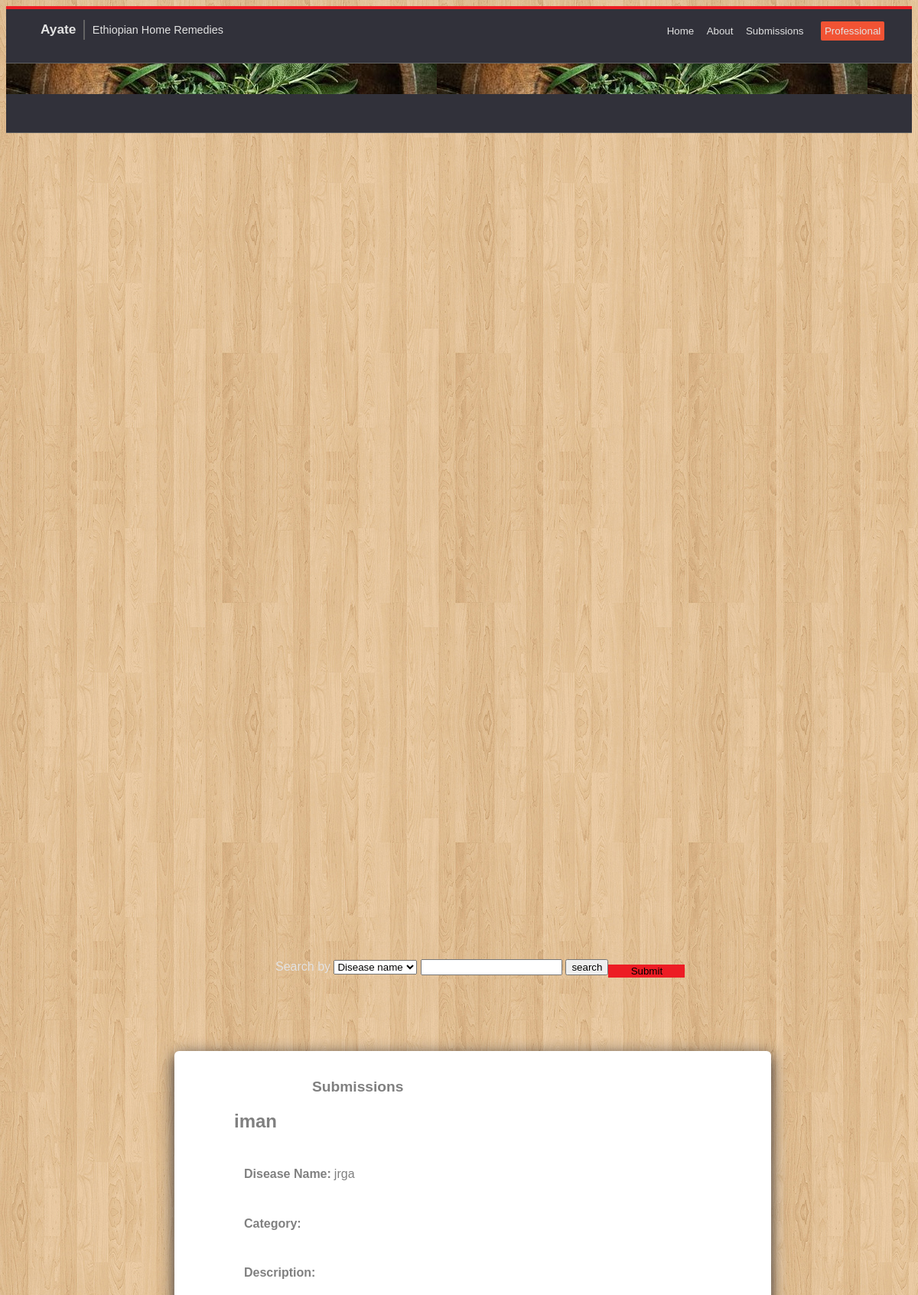
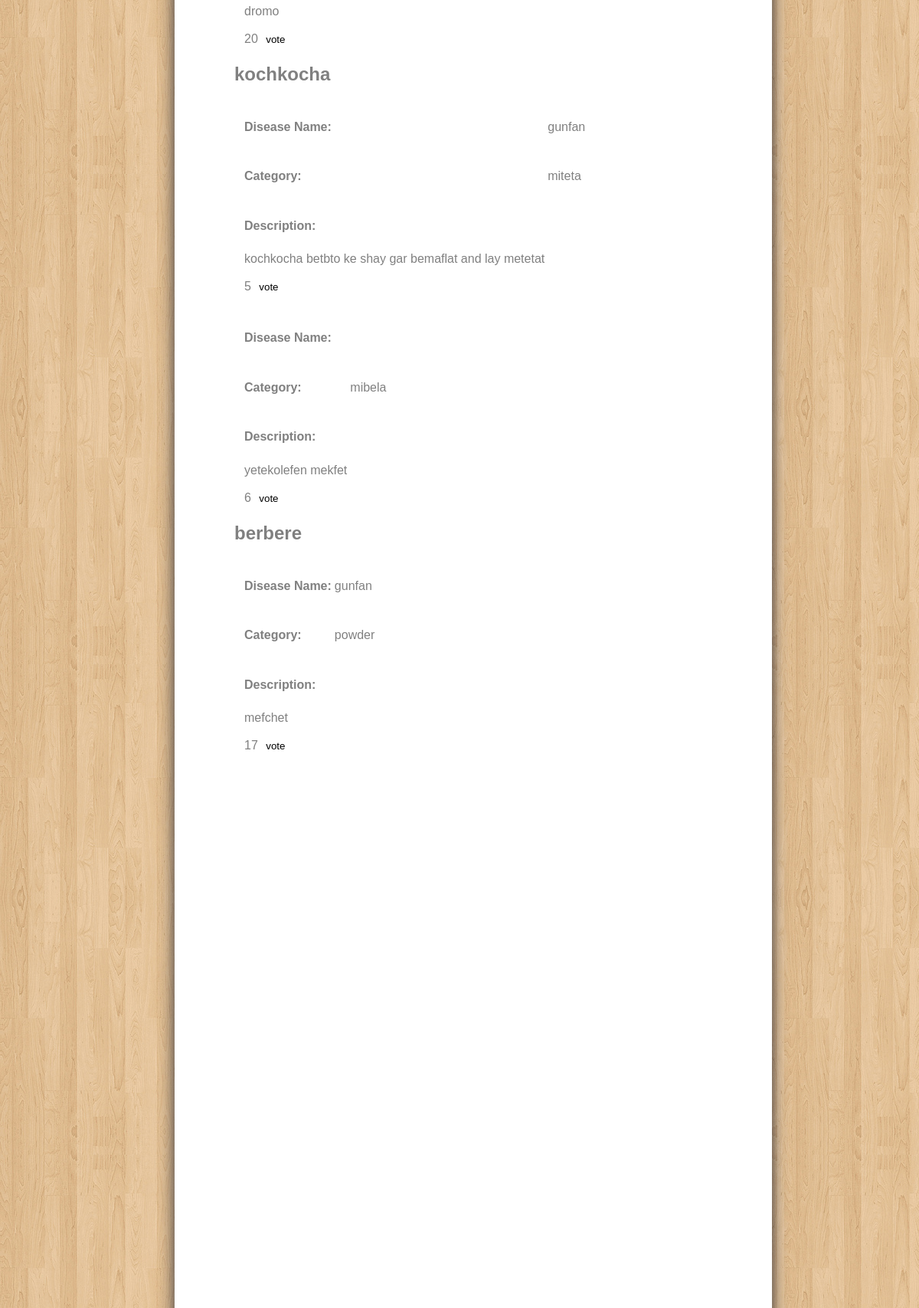
Screenshot of /view/sub.php (upper part) with the database file from the repository (2 pictures, top to bottom).
### tables this page shows
CREATE TABLE IF NOT EXISTS `submit` (
  `submitterEmail` text NOT NULL,
  `diseaseName` text NOT NULL,
  `remedyName` text NOT NULL,
  `description` text NOT NULL,
  `catagory` text,
  `time` datetime NOT NULL,
  `submission_id` int(11) NOT NULL,
  `numberOfVotes` int(11) NOT NULL DEFAULT '0',
  `debunkedDescription` text,
  `status` int(11) NOT NULL DEFAULT '0',
  PRIMARY KEY (`time`)
);

### model/submissions.php (called while the page is built, shortened)
<?php
Class submission
{
    function getSubmission()
    {
        $conn = mysqli_connect('localhost', 'root', '', 'ayate');
        $sqlquery = "SELECT * FROM submit ";
        $result = mysqli_query($conn, $sqlquery);
        $returnedRemedies = array();
        if (mysqli_num_rows($result) > 0) {
            $i = 0;
            while ($row = mysqli_fetch_assoc($result)) {
                $returnedRemedies[$i] = array($row['numberOfVotes'], $row['submitterEmail'], $row['diseaseName'], $row['remedyName'],
                    $row['description'], $row['catagory'], $row['time'], $row['submission_id']);
                $i++;
            };
            return $returnedRemedies;
        } else {
            echo "Oops we couldnt retrive the remedies please try again!";
        }
    }
}
    ?>

### controler/submitcontrol.php (the view)
<?php
include "../Model/submissions.php";
displaySubmitted();
function displaySubmitted(){
    $submissionsObj =  new submission();
    $getRemedy= $submissionsObj-> getSubmission();
    $i = 0;
    $string = "<article id='submissionsDisplay' style='margin-top: 10%;'>
                        <h1>Submissions<br></h1>";
    while ($i < count($getRemedy)) {
        $string .=     " <div style='margin-left:-17%;'>
                <table style='margin-left:10px;'>
                    <tr><h2>".$getRemedy[$i][3]."</h2></tr>
                    <tr>
                        <td><h4>Disease Name: </h4></td>
                        <td>".$getRemedy[$i][2]."</td>
                    </tr>
                    <tr>
                        <td><h4>Category: </h4></td>
                        <td>".$getRemedy[$i][5]."</td>
                    </tr>
                    <tr><td>
                         <h4>Description: <br> </h4></td>
						 </tr>
                     <td> ". $getRemedy[$i][4]." <br><br>".$getRemedy[$i][0]."
                            <a href='../Control/votecontroller.php?id=".$getRemedy[$i][7]."'>
                                <button id='vote'>vote</button></a></td>
                    </tr>
                </table></div> ";
        $i ++;
    }
    echo $string.'</article>';
}
?>

### view/styles/styles.css (style rules this page uses)
h1 { font-size: 1.2em; display: inline; }
body { color: #e2e2e2; font-family: sans-serif; background-image: url("../images/AyateWallpaper.jpg"); }
a { color: #e2e2e2; text-decoration: none; }
button { border: none; background: none; }

### view/styles/subm.css (style rules this page uses)
article { background-color:white; width:50%; height:110%; position:absolute; left:15%; top:30%; margin:4%; border-radius:6px; color:rgb(128,128,128); padding-left:15%; padding-top:3%; box-shadow: 0 5px 20px #31313a; overflow-x: hidden; }
h1 { font-size: 1.2em; display: inline; }
body { color: #e2e2e2; font-family: sans-serif; background-image:url(../images/AyateWallpaper.jpg); }
a { color: #e2e2e2; text-decoration: none; }
button { border: none; background: none; }

### view/styles/style1.css (style rules this page uses)
article { background-color:white; width:50%; height:110%; left:15%; margin-top:20%; margin:4%; border-radius:6px; color:rgb(128,128,128); padding-left:15%; padding-top:3%; box-shadow: 0 5px 20px #31313a; }

### view/styles/custom.css (style rules this page uses)
h1 { font-size: 1.2em; display: inline; }
body { color: #e2e2e2; font-family: sans-serif; background-image:url(../images/AyateWallpaper.jpg); }
a { color: #e2e2e2; text-decoration: none; }
button { border: none; background: none; }

### rows the page displays
submit: remedyName "iman", diseaseName "jrga", description "dromo", numberOfVotes "20"
submit: remedyName "kochkocha", diseaseName "gunfan", catagory "miteta", description "kochkocha betbto ke shay gar bemaflat and lay metetat", numberOfVotes "5"
submit: catagory "mibela", description "yetekolefen mekfet", numberOfVotes "6"
submit: remedyName "berbere", diseaseName "gunfan", catagory "powder", description "mefchet", numberOfVotes "17"
